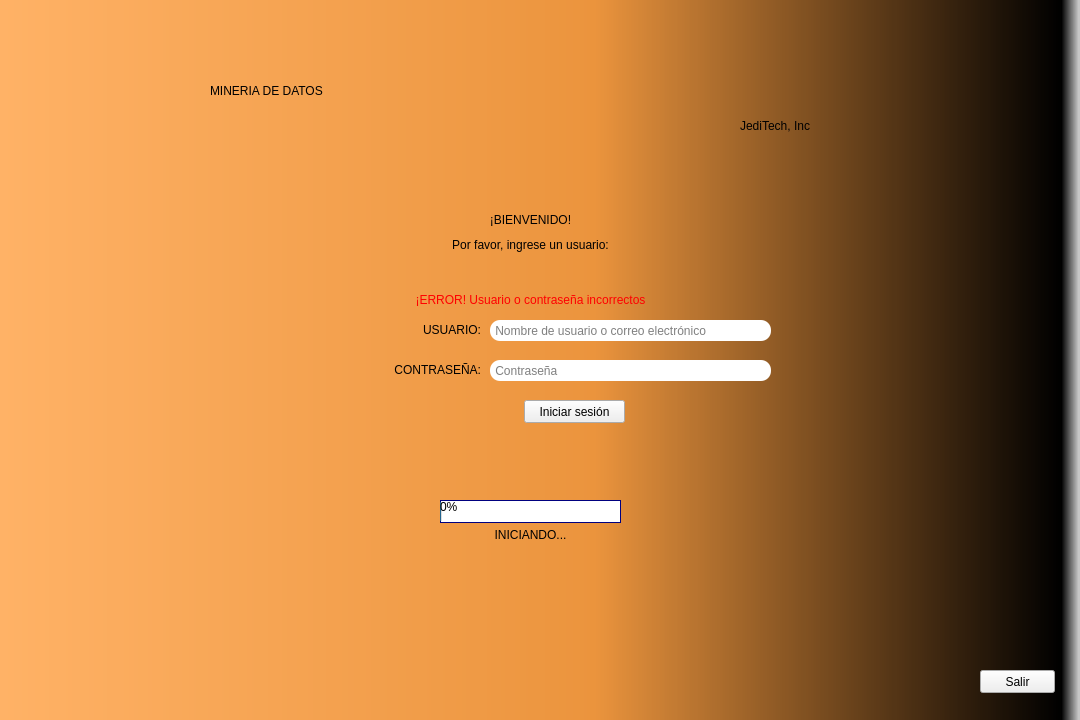
<?xml version="1.0" encoding="UTF-8"?>
<ui version="4.0">
 <class>MenuLogin</class>
 <widget class="QMainWindow" name="MenuLogin">
  <property name="geometry">
   <rect>
    <x>0</x>
    <y>0</y>
    <width>1080</width>
    <height>720</height>
   </rect>
  </property>
  <property name="minimumSize">
   <size>
    <width>0</width>
    <height>0</height>
   </size>
  </property>
  <property name="maximumSize">
   <size>
    <width>1920</width>
    <height>1080</height>
   </size>
  </property>
  <property name="windowTitle">
   <string>MDD - Inicio sesión</string>
  </property>
  <property name="styleSheet">
   <string notr="true">QWidget#centralwidget{
background-color: qlineargradient(spread:pad, x1:0, y1:0, x2:1, y2:0, stop:0 rgba(255, 178, 102, 255), stop:0.55 rgba(235, 148, 61, 255), stop:0.98 rgba(0, 0, 0, 255), stop:1 rgba(0, 0, 0, 0));}</string>
  </property>
  <widget class="QWidget" name="centralwidget">
   <widget class="QLabel" name="label">
    <property name="geometry">
     <rect>
      <x>210</x>
      <y>40</y>
      <width>661</width>
      <height>101</height>
     </rect>
    </property>
    <property name="styleSheet">
     <string notr="true">font: 50pt &quot;Bauhaus 93&quot;;</string>
    </property>
    <property name="text">
     <string>MINERIA DE DATOS</string>
    </property>
   </widget>
   <widget class="QLabel" name="label_2">
    <property name="geometry">
     <rect>
      <x>740</x>
      <y>100</y>
      <width>141</width>
      <height>51</height>
     </rect>
    </property>
    <property name="styleSheet">
     <string notr="true">font: 13pt &quot;Bell MT&quot;;</string>
    </property>
    <property name="text">
     <string>JediTech, Inc</string>
    </property>
   </widget>
   <widget class="QLabel" name="label_3">
    <property name="geometry">
     <rect>
      <x>320</x>
      <y>170</y>
      <width>421</width>
      <height>101</height>
     </rect>
    </property>
    <property name="styleSheet">
     <string notr="true">font: 20pt &quot;Bell MT&quot;;</string>
    </property>
    <property name="text">
     <string>&lt;html&gt;&lt;head/&gt;&lt;body&gt;&lt;p align=&quot;center&quot;&gt;¡BIENVENIDO!&lt;/p&gt;&lt;/body&gt;&lt;/html&gt;</string>
    </property>
   </widget>
   <widget class="QLabel" name="label_4">
    <property name="geometry">
     <rect>
      <x>360</x>
      <y>300</y>
      <width>121</width>
      <height>61</height>
     </rect>
    </property>
    <property name="styleSheet">
     <string notr="true">font: 15pt &quot;Bell MT&quot;;</string>
    </property>
    <property name="text">
     <string>&lt;html&gt;&lt;head/&gt;&lt;body&gt;&lt;p align=&quot;right&quot;&gt;USUARIO:&lt;/p&gt;&lt;/body&gt;&lt;/html&gt;</string>
    </property>
   </widget>
   <widget class="QLabel" name="label_5">
    <property name="geometry">
     <rect>
      <x>320</x>
      <y>340</y>
      <width>161</width>
      <height>61</height>
     </rect>
    </property>
    <property name="styleSheet">
     <string notr="true">font: 15pt &quot;Bell MT&quot;;</string>
    </property>
    <property name="text">
     <string>&lt;html&gt;&lt;head/&gt;&lt;body&gt;&lt;p align=&quot;right&quot;&gt;CONTRASEÑA:&lt;/p&gt;&lt;/body&gt;&lt;/html&gt;</string>
    </property>
   </widget>
   <widget class="QLabel" name="label_6">
    <property name="geometry">
     <rect>
      <x>320</x>
      <y>230</y>
      <width>421</width>
      <height>31</height>
     </rect>
    </property>
    <property name="styleSheet">
     <string notr="true">font: 17pt &quot;Bell MT&quot;;</string>
    </property>
    <property name="text">
     <string>&lt;html&gt;&lt;head/&gt;&lt;body&gt;&lt;p align=&quot;center&quot;&gt;Por favor, ingrese un usuario:&lt;/p&gt;&lt;/body&gt;&lt;/html&gt;</string>
    </property>
   </widget>
   <widget class="QLineEdit" name="usuarioJefe">
    <property name="geometry">
     <rect>
      <x>490</x>
      <y>320</y>
      <width>281</width>
      <height>21</height>
     </rect>
    </property>
    <property name="styleSheet">
     <string notr="true">border-radius:10px;</string>
    </property>
    <property name="placeholderText">
     <string> Nombre de usuario o correo electrónico</string>
    </property>
   </widget>
   <widget class="QLineEdit" name="contraJefe">
    <property name="geometry">
     <rect>
      <x>490</x>
      <y>360</y>
      <width>281</width>
      <height>21</height>
     </rect>
    </property>
    <property name="styleSheet">
     <string notr="true">border-radius:10px;</string>
    </property>
    <property name="echoMode">
     <enum>QLineEdit::Password</enum>
    </property>
    <property name="placeholderText">
     <string> Contraseña</string>
    </property>
   </widget>
   <widget class="QPushButton" name="iniciaSesion">
    <property name="geometry">
     <rect>
      <x>524</x>
      <y>400</y>
      <width>101</width>
      <height>23</height>
     </rect>
    </property>
    <property name="styleSheet">
     <string notr="true"/>
    </property>
    <property name="text">
     <string>Iniciar sesión</string>
    </property>
   </widget>
   <widget class="QPushButton" name="salir">
    <property name="geometry">
     <rect>
      <x>980</x>
      <y>670</y>
      <width>75</width>
      <height>23</height>
     </rect>
    </property>
    <property name="styleSheet">
     <string notr="true"/>
    </property>
    <property name="text">
     <string>Salir</string>
    </property>
   </widget>
   <widget class="QLabel" name="usuario_contra_inc">
    <property name="geometry">
     <rect>
      <x>320</x>
      <y>280</y>
      <width>421</width>
      <height>41</height>
     </rect>
    </property>
    <property name="styleSheet">
     <string notr="true">color: rgb(255, 0, 0);
font: 12pt &quot;Bell MT&quot;;</string>
    </property>
    <property name="text">
     <string>&lt;html&gt;&lt;head/&gt;&lt;body&gt;&lt;p align=&quot;center&quot;&gt;¡ERROR! Usuario o contraseña incorrectos&lt;/p&gt;&lt;/body&gt;&lt;/html&gt;</string>
    </property>
   </widget>
   <widget class="QProgressBar" name="barraInicio">
    <property name="geometry">
     <rect>
      <x>440</x>
      <y>500</y>
      <width>181</width>
      <height>23</height>
     </rect>
    </property>
    <property name="autoFillBackground">
     <bool>false</bool>
    </property>
    <property name="styleSheet">
     <string notr="true">QProgressBar{
	border-radius:25px;
	border: 1px solid #00007f;
}</string>
    </property>
    <property name="value">
     <number>0</number>
    </property>
   </widget>
   <widget class="QLabel" name="iniciando">
    <property name="geometry">
     <rect>
      <x>440</x>
      <y>510</y>
      <width>181</width>
      <height>51</height>
     </rect>
    </property>
    <property name="styleSheet">
     <string notr="true">font: 15pt &quot;Bell MT&quot;;</string>
    </property>
    <property name="text">
     <string>&lt;html&gt;&lt;head/&gt;&lt;body&gt;&lt;p align=&quot;center&quot;&gt;INICIANDO...&lt;/p&gt;&lt;/body&gt;&lt;/html&gt;</string>
    </property>
   </widget>
  </widget>
 </widget>
 <resources/>
 <connections/>
</ui>
